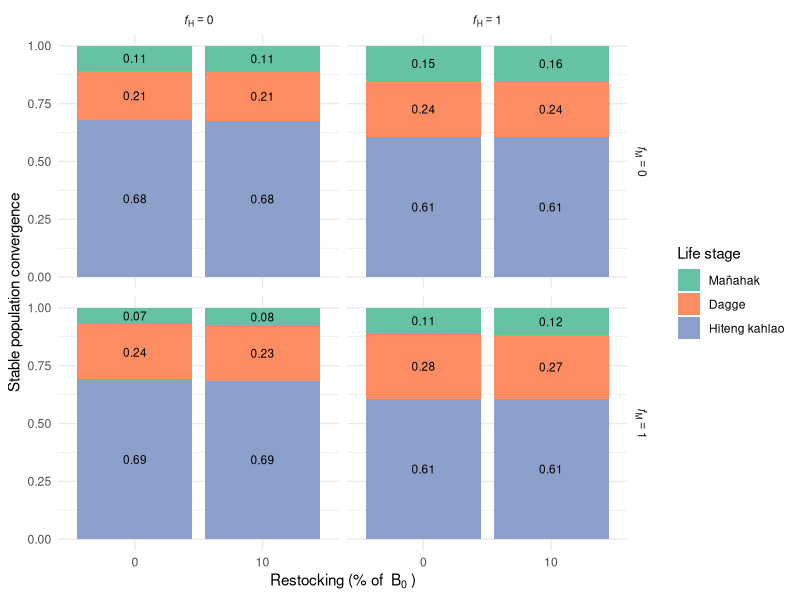
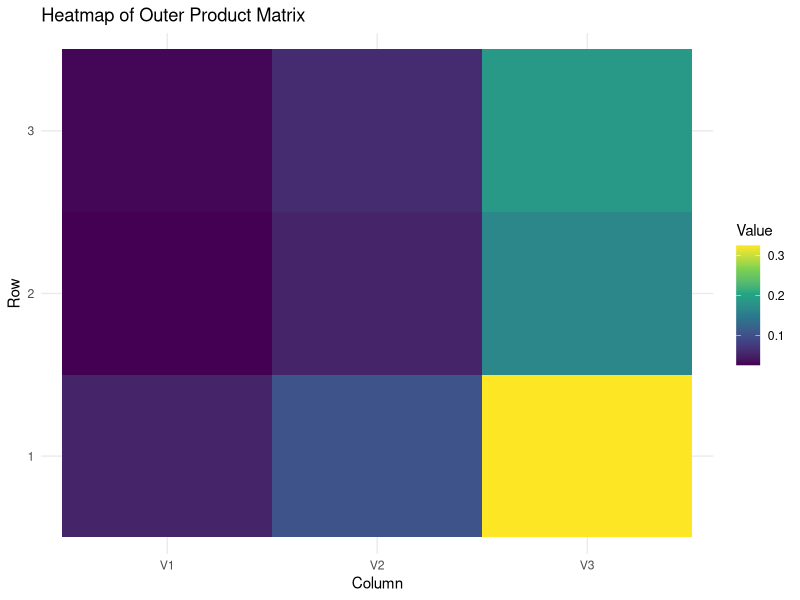
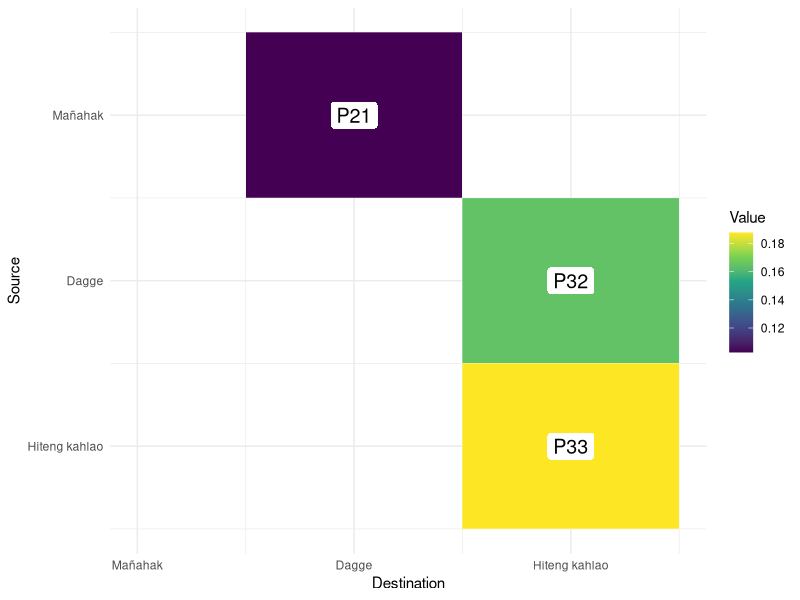
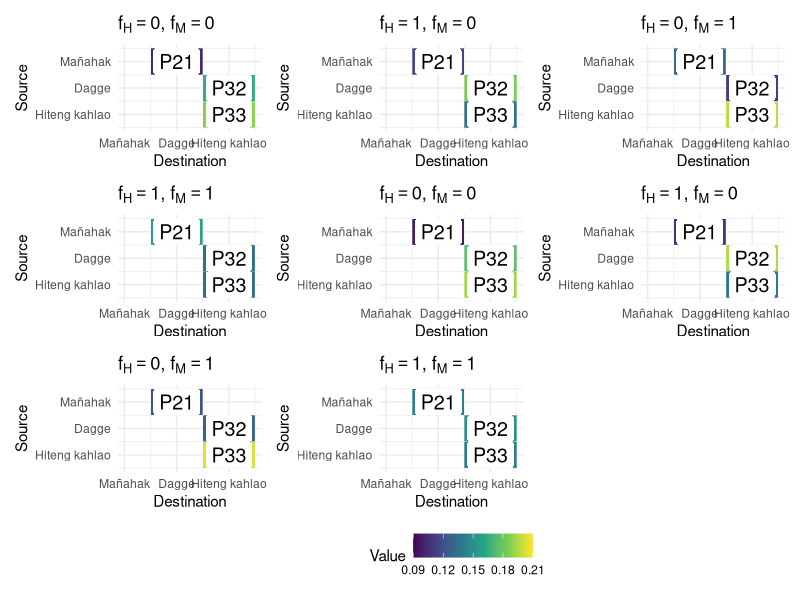
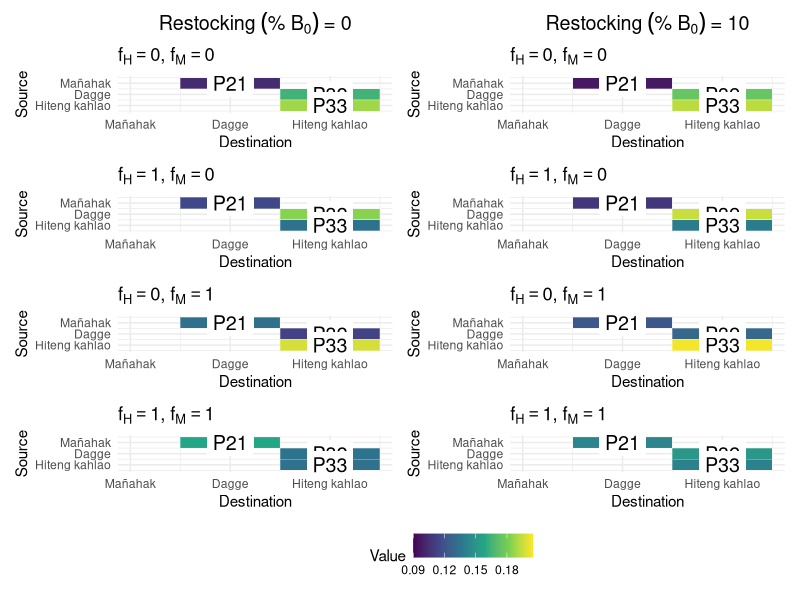
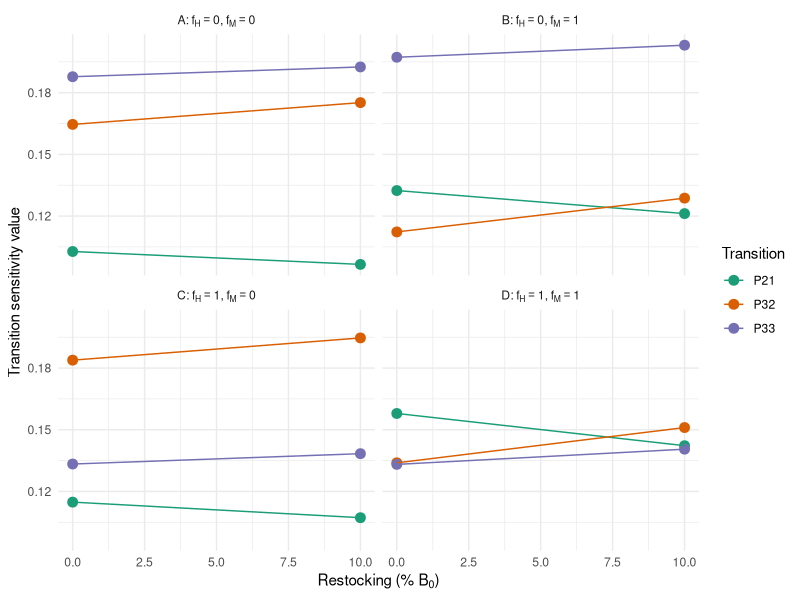

Recreate these plots in R, in order.
library(tidyverse)
library(viridis)
library(purrr)
library(dplyr)
library(patchwork)

# Parameters
juvenile_mortality <- 0.9 / 2
subadult_mortality <- 0.54 / 2
adult_mortality <- 0.33 / 2
juvenile_survival_rate <- 1 - juvenile_mortality
subadult_survival_rate <- 1 - subadult_mortality
adult_survival_rate <-  1 - adult_mortality

juvenile_to_subadult_rate <- 1
subadult_to_adult_rate <- 0.5

reproduction_rate <- 2
reproduction_rate_2 <- 1.5

carrying_capacity <- 68
time_steps <- 200

# Parameter ranges
fishing_effort_values <- c(0, 0.5)
restocking_values <- c(0, 5.5) # Restocking scenarios

#Current fishing for burn in
F_current_instantaneous <- 0.09 
F_current_discrete <- (1 - exp(-F_current_instantaneous)) / 2
F_current_discrete

F_current_discrete_juv <- 0.01





run_simulation <- function(F_adults, F_juveniles, restocked_juveniles, burn_in_time = 100) {
  juvenile_population <- 10
  subadult_population <- 10
  adult_population <- 10
  
  # Store population over time and eigenvalues
  population_over_time <- numeric(time_steps)
  eigenvalues_over_time <- numeric(time_steps) 
  eigenvectors_over_time_r <- vector("list", time_steps)
  eigenvectors_over_time <- vector("list", time_steps)
  restocked_dagge_values <- numeric(time_steps) 
  
  for (t in 1:time_steps) {
    if (t <= burn_in_time) {
      F_adults_current <- F_current_discrete
      F_juveniles_current <- F_current_discrete_juv
      restocking <- 0
    } else {
      F_adults_current <- F_adults
      F_juveniles_current <- F_juveniles
      restocking <- restocked_juveniles
    }
    
    current_reproduction_rate <- ifelse(t %% 2 == 0, reproduction_rate, reproduction_rate_2)
    
    total_population <- juvenile_population + subadult_population + adult_population
    new_juveniles <- adult_population * current_reproduction_rate * (1 - total_population / carrying_capacity)
    surviving_juveniles <- juvenile_population * juvenile_survival_rate * (1 - F_juveniles_current)
    new_subadults <- juvenile_population * juvenile_to_subadult_rate
    surviving_subadults <- subadult_population * subadult_survival_rate
    new_adults <- subadult_population * subadult_to_adult_rate
    surviving_adults <- adult_population * adult_survival_rate * (1 - F_adults_current)
    
    if (t %% 2 == 0) {
      juvenile_population <- max(0, new_juveniles + surviving_juveniles - new_subadults - restocking)
      restocked_dagge <- restocking + (2.35 * (1 - restocking / carrying_capacity))
      
      restocked_dagge_values[t] <- restocked_dagge  # Store restocked dagge value
      subadult_population <- max(0, new_subadults + surviving_subadults - new_adults + restocked_dagge)
    } else {
      juvenile_population <- max(0, new_juveniles + surviving_juveniles - new_subadults)
      subadult_population <- max(0, new_subadults + surviving_subadults - new_adults)
    }
    
    adult_population <- max(0, new_adults + surviving_adults)
    
    # Store total population at each timestep
    total_population <- juvenile_population + subadult_population + adult_population
    population_over_time[t] <- total_population 
    
    
    # Construct the population transition matrix
    transition_matrix <- matrix(c(
      #0, 0, current_reproduction_rate - (restocking / carrying_capacity),  # Juvenile production
      - (restocking / carrying_capacity), 0, current_reproduction_rate,  # Juvenile production
      juvenile_survival_rate * (1 - F_juveniles_current) * juvenile_to_subadult_rate + (restocking + (2.35 * (1 - restocking / carrying_capacity))) / carrying_capacity, 0, 0,  # Juvenile survival to subadult
      0, subadult_survival_rate * subadult_to_adult_rate, adult_survival_rate * (1 - F_adults_current)  # Subadult survival & transition
    ), nrow = 3, byrow = TRUE)
    
    # Compute the dominant eigenvalue (growth rate)
    eigenvectors <- eigen(transition_matrix)$vectors
    principle_eigenvector <- eigenvectors[,1]
    eigenvectors_over_time[[t]] <- principle_eigenvector
    
    eigenvalues <- eigen(transition_matrix)$values
    dominant_eigenvalue <- max(Re(eigenvalues))  # Take the real part
    eigenvalues_over_time[t] <- dominant_eigenvalue
    
    
    #Second matrix for reproductive contribution
    #transition matrix for reproductive contribution
    transition_matrix_r <- matrix(c(
      - (restocking / carrying_capacity), juvenile_survival_rate * (1 - F_juveniles_current) * juvenile_to_subadult_rate + 
        (restocking + (2.35 * (1 - restocking / carrying_capacity))) / carrying_capacity, 0,
      0, 0, subadult_survival_rate * subadult_to_adult_rate,
      current_reproduction_rate, 0, adult_survival_rate * (1 - F_adults_current)
    ), nrow=3, byrow = TRUE)
    
    # Compute the dominant eigenvalue (growth rate)
    eigenvectors_r <- eigen(transition_matrix_r)$vectors
    principle_eigenvector_r <- eigenvectors_r[,1]
    eigenvectors_over_time_r[[t]] <- principle_eigenvector_r
    
    #transition sensitivity
    
  }
  
  return(list(
    avg_population_last_20 = mean(population_over_time[(time_steps - 19):time_steps]),
    avg_eigenvalue_last_20 = mean(eigenvalues_over_time[(time_steps - 19):time_steps]),  # Average last 20 timesteps
    end_eigenvector = eigenvectors_over_time[[time_steps]],
    end_eigenvector_r = eigenvectors_over_time_r[[time_steps]]
  ))
}



all_results <- data.frame()

for (restocked_juveniles in restocking_values) {
  sensitivity_results <- expand.grid(
    F_adults = fishing_effort_values,
    F_juveniles = fishing_effort_values
  ) %>%
    mutate(
      Avg_Total_Population = 0,
      Avg_Eigenvalue = 0,
      Eigenvector = vector("list", n()),
      Eigenvector_r = vector("list", n()),
      #Restocking_Percent = round((restocked_juveniles / reference_population$avg_population_last_20) * 100, 0),
      #scenario = paste0(
      #  "Restocking~'(% B0)':~", Restocking_Percent,
      #  "*','~F[H]==", F_adults*2,
      #  "*','~F[M]==", F_juveniles*2
      #)
      scenario = paste0(
        "f[H]==", F_adults * 2,
        "*','~f[M]==", F_juveniles * 2
      )
    )
  
  reference_population <- run_simulation(
    F_adults = 0,
    F_juveniles = 0,
    restocked_juveniles = 0,
    burn_in_time = 100
  )
  
  for (i in seq_len(nrow(sensitivity_results))) {
    sim_result <- run_simulation(
      F_adults = sensitivity_results$F_adults[i],
      F_juveniles = sensitivity_results$F_juveniles[i],
      restocked_juveniles = restocked_juveniles,
      burn_in_time = 100
    )
    
    sensitivity_results$Avg_Total_Population[i] <- sim_result$avg_population_last_20
    sensitivity_results$Avg_Eigenvalue[i] <- sim_result$avg_eigenvalue_last_20
    sensitivity_results$Eigenvector[[i]] <- sim_result$end_eigenvector
    sensitivity_results$Eigenvector_r[[i]] <- sim_result$end_eigenvector_r
  }
  
  sensitivity_results <- sensitivity_results %>%
    mutate(
      Relative_Population = Avg_Total_Population / reference_population$avg_population_last_20,
      Restocking_Percent = round((restocked_juveniles / reference_population$avg_population_last_20) * 100, 0)
    )
  
  all_results <- bind_rows(all_results, sensitivity_results)
}









###Visualizing population structure

all_results_long <- all_results %>%
  mutate(
    juvenile_contrib = map_dbl(Eigenvector_r, ~ Re(.x[1])),
    subadult_contrib = map_dbl(Eigenvector_r, ~ Re(.x[2])),
    adult_contrib = map_dbl(Eigenvector_r, ~ Re(.x[3]))
  )

all_results_long <- all_results_long %>%
  rowwise() %>%
  mutate(
    total = juvenile_contrib + subadult_contrib + adult_contrib,
    juvenile_prop = juvenile_contrib / total,
    subadult_prop = subadult_contrib / total,
    adult_prop = adult_contrib / total
  ) %>%
  ungroup()


# Create custom facet labels using expressions
all_results_long$F_adults <- factor(all_results_long$F_adults,
                                         levels = c(0, 0.25, 0.5),
                                         labels = c("italic(f)[H]==0", "italic(f)[H]==0.5", "italic(f)[H]==1")
)

all_results_long$F_juveniles <- factor(all_results_long$F_juveniles,
                                       levels = c(0, 0.25, 0.5),
                                       labels = c("italic(f)[M]==0", "italic(f)[M]==0.5", "italic(f)[M]==1")
)


# Plot
stabledist <- all_results_long %>%
  pivot_longer(cols = c(juvenile_prop, subadult_prop, adult_prop),
               names_to = "stage", values_to = "proportion") %>%
  mutate(
    stage = factor(stage, levels = c("juvenile_prop", "subadult_prop", "adult_prop"),
                   labels = c("Mañahak", "Dagge", "Hiteng kahlao"))
  ) %>%
  ggplot(aes(x = factor(Restocking_Percent), y = proportion, fill = stage)) +
  geom_bar(stat = "identity", position = "stack") +
  geom_text(aes(label = round(proportion, 2)),
            position = position_stack(vjust = 0.5),
            size = 3, color = "black") +
  facet_grid(F_juveniles ~ F_adults, labeller = label_parsed) +
  labs(x = bquote("Restocking (% of "~B[0]~")"), y = "Stable population convergence",
       fill = "Life stage") +
  theme_minimal() +
  theme(strip.text = element_text(face = "italic")) +
  scale_fill_brewer(palette = "Set2")

stabledist



#ggsave("~/Desktop/stabledist.png", stabledist, width=8, height=6, bg="transparent")










#################### New stuff - transition sensitivity #############################

all_results_long2 <- all_results_long

##Example looking at one matrix
# Get the first row's eigenvectors
v1 <- unlist(all_results_long2$Eigenvector[[1]])
v2 <- unlist(all_results_long2$Eigenvector_r[[1]])

#real part
v1_real <- Re(v1)
v2_real <- Re(v2)

# Outer product (matrix multiplication)
mat <- v1_real %*% t(v2_real)

# Normalize the matrix so it sums to 1
mat_norm <- mat / sum(mat)

# View the result
mat_norm

##### Do for all entries

all_results_long2$outer_products <- map2(all_results_long2$Eigenvector, all_results_long2$Eigenvector_r, ~ {
  v1 <- unlist(.x)
  v2 <- unlist(.y)
  
  # Extract real part of the eigenvectors
  v1_real <- Re(v1)
  v2_real <- Re(v2)
  
  # Flip sign of the entire vector if any real part is negative
  #if (any(v1_real < 0)) v1 <- -v1
  #if (any(v2_real < 0)) v2 <- -v2
  
  # Optional: Normalize by sum or max value
  # v1 <- v1 / sum(v1)
  # v2 <- v2 / sum(v2)
  
  # Outer product of eigenvectors
  mat <- v1 %*% t(v2)
  mat / sum(mat)  # Normalize so the sum equals 1
})



# Example: Visualize the first matrix (for example)
m <- all_results_long2$outer_products[[1]]

df_heat <- as.data.frame(Re(m)) %>%  # <--- take the real part
  mutate(Row = row_number()) %>%
  pivot_longer(-Row, names_to = "Col", values_to = "Value")


ggplot(df_heat, aes(x = Col, y = factor(Row), fill = Value)) +
  geom_tile() +
  scale_fill_viridis_c() +
  labs(title = "Heatmap of Outer Product Matrix", x = "Column", y = "Row") +
  theme_minimal()

##only ones that are happening are P21, P32, P33
# Visualize a specific outer product matrix
# Visualize a specific outer product matrix
m <- all_results_long2$outer_products[[1]]

df_heat <- as.data.frame(Re(m)) %>%
  mutate(Row = row_number()) %>%
  pivot_longer(-Row, names_to = "Col", values_to = "Value") %>%
  mutate(
    Col = as.numeric(gsub("V", "", Col))
  ) %>%
  filter((Row == 1 & Col == 2) |
           (Row == 2 & Col == 3) |
           (Row == 3 & Col == 3)) %>%
  mutate(
    Label = case_when(
      Row == 1 & Col == 2 ~ "P21",
      Row == 2 & Col == 3 ~ "P32",
      Row == 3 & Col == 3 ~ "P33"
    )
  )

ggplot(df_heat, aes(x = Col, y = Row, fill = Value)) +
  geom_tile(color = "white") +
  geom_label(aes(label = Label), fill = "white", color = "black", size = 5, label.size = 0) +
  scale_fill_viridis_c() +
  scale_y_reverse(breaks = 1:3, labels = c("Mañahak", "Dagge", "Hiteng kahlao")) +
  scale_x_continuous(
    breaks = 1:3,
    labels = c("Mañahak", "Dagge", "Hiteng kahlao"),
    limits = c(1, 3.5)  # Force inclusion of Stage 1
  ) +
  labs(
    x = "Destination", y = "Source"
  ) +
  theme_minimal()




plots <- map2(
  all_results_long2$outer_products,
  all_results_long2$scenario,
  ~ {
    m <- .x
    scenario_name <- .y
    
    df_heat <- as.data.frame(Re(m)) %>%
      mutate(Row = row_number()) %>%
      pivot_longer(-Row, names_to = "Col", values_to = "Value") %>%
      mutate(
        Col = as.numeric(gsub("V", "", Col))
      ) %>%
      filter((Row == 1 & Col == 2) |
               (Row == 2 & Col == 3) |
               (Row == 3 & Col == 3)) %>%
      mutate(
        Label = case_when(
          Row == 1 & Col == 2 ~ "P21",
          Row == 2 & Col == 3 ~ "P32",
          Row == 3 & Col == 3 ~ "P33"
        )
      )
    
    ggplot(df_heat, aes(x = Col, y = Row, fill = Value)) +
      geom_tile(color = "white") +
      geom_label(aes(label = Label), fill = "white", color = "black", size = 5, label.size = 0) +
      scale_fill_viridis_c(limits = c(0.09, 0.21)) +  # Set the same color scale limits
      scale_y_reverse(breaks = 1:3, labels = c("Mañahak", "Dagge", "Hiteng kahlao")) +
      scale_x_continuous(
        breaks = 1:3,
        labels = c("Mañahak", "Dagge", "Hiteng kahlao"),
        limits = c(1, 3.5)
      ) +
      labs(
        title = parse(text = scenario_name),
        # Use the dynamic scenario name with bquote
        x = "Destination", y = "Source"
      ) +
      theme_minimal()
  }
)



# Create a single legend using a dummy plot (use same limits and color scale)
legend_plot <- ggplot(df_heat, aes(x = Col, y = Row, fill = Value)) +
  geom_tile() +
  scale_fill_viridis_c(limits = c(0.09, 0.21)) +  # Match the scale limits to the others
  theme_minimal() +
  theme(legend.position = "bottom")  # Add legend at the bottom

# Combine the plots with a common legend using patchwork
combined_plot <- wrap_plots(plots[1:nrow(all_results_long2)]) + 
  plot_layout(guides = "collect") & 
  theme(legend.position = "bottom")

# View the combined plot with the common legend
combined_plot


#ggsave("~/Desktop/transition_plot.png", combined_plot, width=18, height=8, bg="transparent")




# Split the plots by restocking = 0 and restocking = 10

library(tidyverse)
library(patchwork)

# Create helper function for plotting
make_heatmap_plot <- function(m, scenario_name) {
  df_heat <- as.data.frame(Re(m)) %>%
    mutate(Row = row_number()) %>%
    pivot_longer(-Row, names_to = "Col", values_to = "Value") %>%
    mutate(
      Col = as.numeric(gsub("V", "", Col))
    ) %>%
    filter((Row == 1 & Col == 2) |
             (Row == 2 & Col == 3) |
             (Row == 3 & Col == 3)) %>%
    mutate(
      Label = case_when(
        Row == 1 & Col == 2 ~ "P21",
        Row == 2 & Col == 3 ~ "P32",
        Row == 3 & Col == 3 ~ "P33"
      )
    )
  
  ggplot(df_heat, aes(x = Col, y = Row, fill = Value)) +
    geom_tile(color = "white") +
    geom_label(aes(label = Label), fill = "white", color = "black", size = 5, label.size = 0) +
    scale_fill_viridis_c(limits = c(0.09, 0.205)) +
    scale_y_reverse(breaks = 1:3, labels = c("Mañahak", "Dagge", "Hiteng kahlao")) +
    scale_x_continuous(
      breaks = 1:3,
      labels = c("Mañahak", "Dagge", "Hiteng kahlao"),
      limits = c(1, 3.5)
    ) +
    labs(
      title = parse(text = scenario_name),
      x = "Destination", y = "Source"
    ) +
    theme_minimal()
}

# Filter and plot restocking = 0
df_0 <- all_results_long2 %>% filter(Restocking_Percent == 0)
plots_0 <- map2(df_0$outer_products, df_0$scenario, make_heatmap_plot)

# Filter and plot restocking = 10
df_10 <- all_results_long2 %>% filter(Restocking_Percent == 10)
plots_10 <- map2(df_10$outer_products, df_10$scenario, make_heatmap_plot)




# Create custom titles using plotmath-compatible text
title_0 <- ggplot() + 
  annotate("text", x = 1, y = 1, 
           label = "Restocking~('% B'[0]*'')*' = 0'", 
           parse = TRUE, size = 5) +
  theme_void() +
  theme(plot.margin = margin(0, 0, -10, 0))  # reduce spacing below

title_10 <- ggplot() + 
  annotate("text", x = 1, y = 1, 
           label = "Restocking~('% B'[0]*'')*' = 10'", 
           parse = TRUE, size = 5) +
  theme_void() +
  theme(plot.margin = margin(0, 0, -10, 0))


col_0 <- title_0 / wrap_plots(plots_0, ncol = 1) + plot_layout(heights = c(0.08, 1))
col_10 <- title_10 / wrap_plots(plots_10, ncol = 1) + plot_layout(heights = c(0.08, 1))

combined_plot <- (col_0 | col_10) +
  plot_layout(guides = "collect") &
  theme(legend.position = "bottom")


combined_plot

# Save to file
#ggsave("~/Desktop/combined_plot.png", combined_plot, width = 10, height = 12, bg = "transparent")




#Pairwise plot showing values at 0 and 10% restocking

extract_transitions <- function(m, scenario, restocking) {
  df <- as.data.frame(Re(m)) %>%
    mutate(Row = row_number()) %>%
    pivot_longer(-Row, names_to = "Col", values_to = "Value") %>%
    mutate(Col = as.numeric(gsub("V", "", Col))) %>%
    filter((Row == 1 & Col == 2) | (Row == 2 & Col == 3) | (Row == 3 & Col == 3)) %>%
    mutate(Transition = case_when(
      Row == 1 & Col == 2 ~ "P21",
      Row == 2 & Col == 3 ~ "P32",
      Row == 3 & Col == 3 ~ "P33"
    )) %>%
    select(Transition, Value) %>%
    mutate(Scenario = scenario, Restocking = restocking)
  return(df)
}

# Apply to all rows
df_transitions_all <- pmap_dfr(
  list(m = all_results_long2$outer_products,
       scenario = all_results_long2$scenario,
       restocking = all_results_long2$Restocking_Percent),
  extract_transitions
)


label_map <- c(
  "f[H]==0*','~f[M]==0" = "A*':'~f[H]==0*','~f[M]==0",
  "f[H]==0*','~f[M]==1" = "B*':'~f[H]==0*','~f[M]==1",
  "f[H]==1*','~f[M]==0" = "C*':'~f[H]==1*','~f[M]==0",
  "f[H]==1*','~f[M]==1" = "D*':'~f[H]==1*','~f[M]==1"
)

transition_plot <- ggplot(df_transitions_all, aes(x = Restocking, y = Value, color = Transition, group = Transition)) +
  geom_point(size = 3) +
  geom_line() +
  facet_wrap(~Scenario, labeller = as_labeller(label_map, label_parsed)) +
  scale_color_brewer(palette = "Dark2") +
  labs(
    x = expression("Restocking (% " * B[0] * ")"),
    y = "Transition sensitivity value"
  ) +
  theme_minimal()


ggsave("~/Desktop/Fig3_transition_plot.png", transition_plot, width = 6, height = 6, bg = "transparent")









